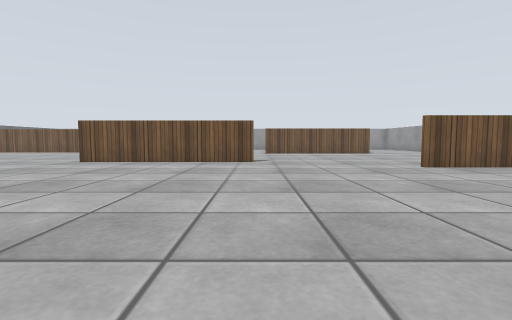
view 1 (above)

19 first-person views from a walk through a world built for the Gazebo simulator. The camera is 0.13 m above the floor, tilts 4° down and sees 85° across. The floor is counted in squares, 0.2 m on a side. Each view is taken from the middle of a square. On the plan, view 1 faces up. The plan holds only what a view shows up to about 9 squares ahead; the rest is blank. Surface patterns are stand-ins for the level's own textures.

view 2
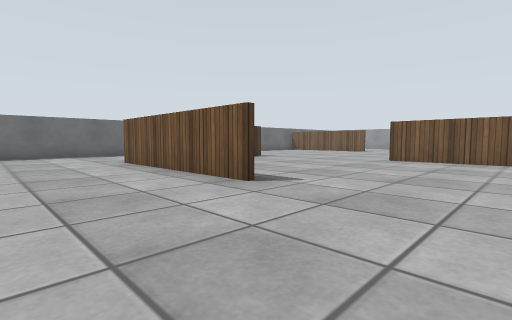

view 3
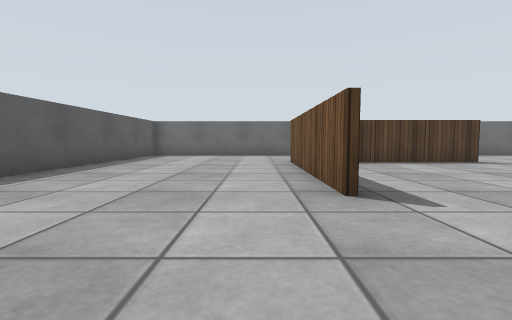

view 4
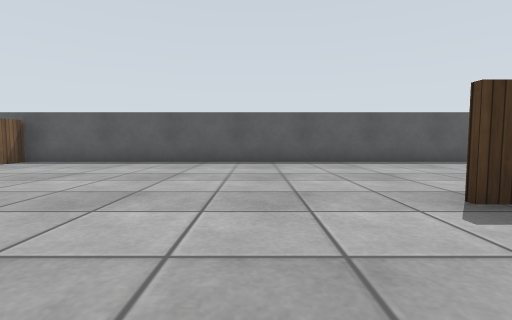

view 5
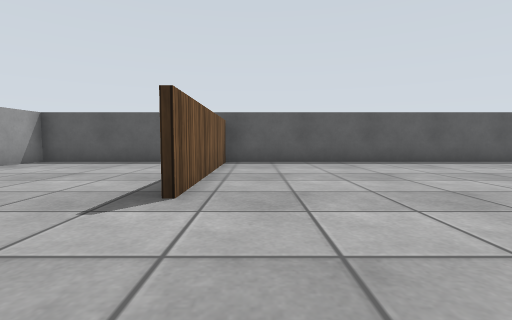

view 6
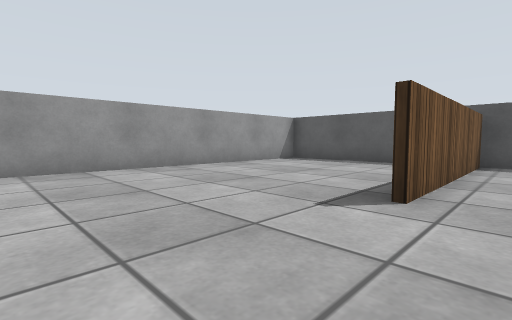

view 7
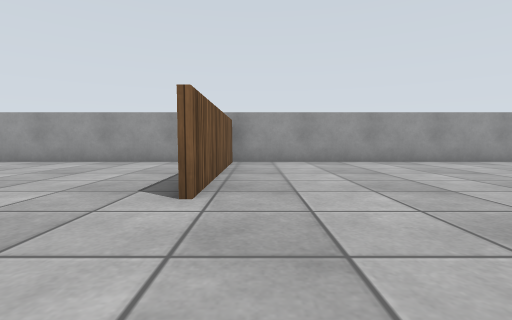

view 8
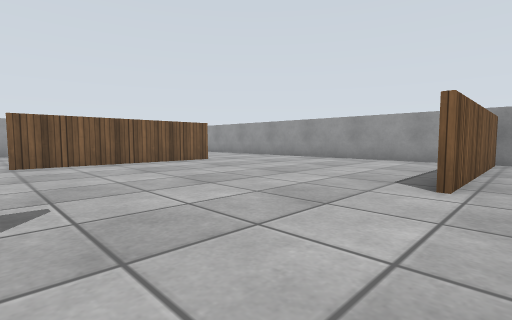

view 9
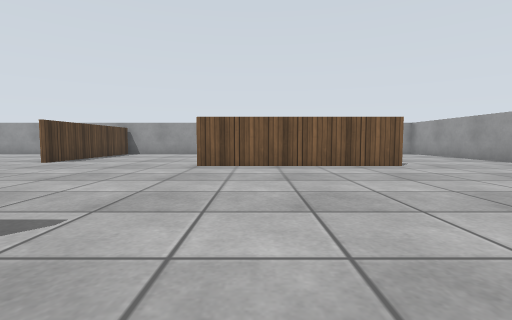

view 10
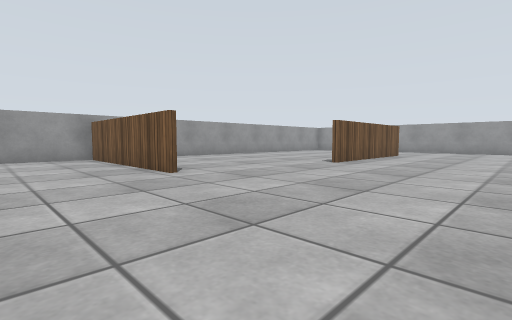

view 11
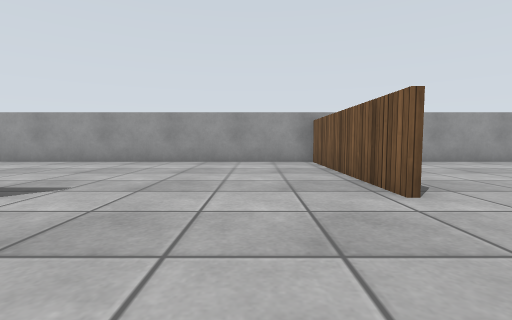

view 12
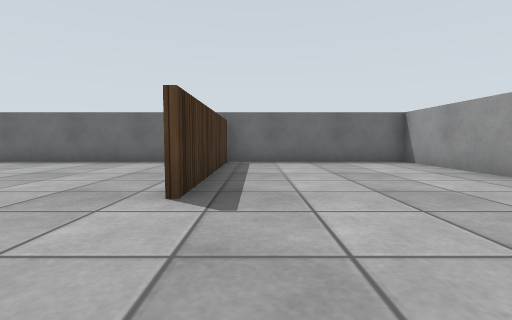

view 13
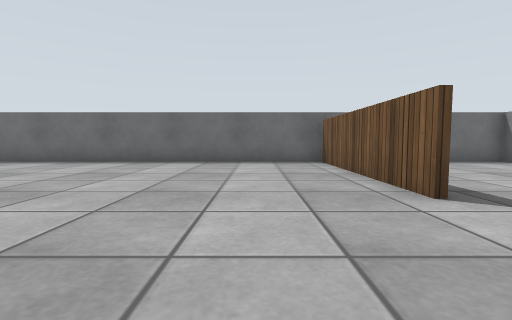

view 14
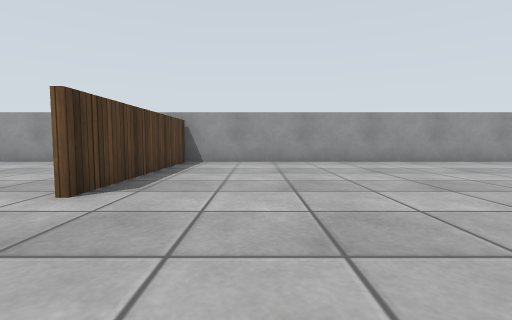

view 15
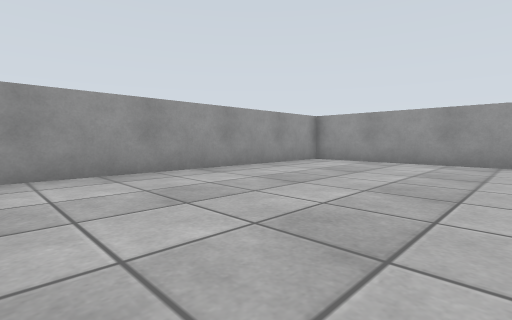

view 16
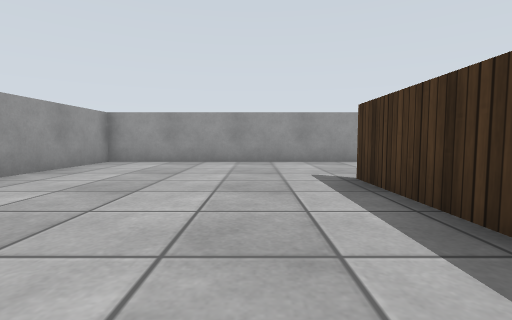

view 17
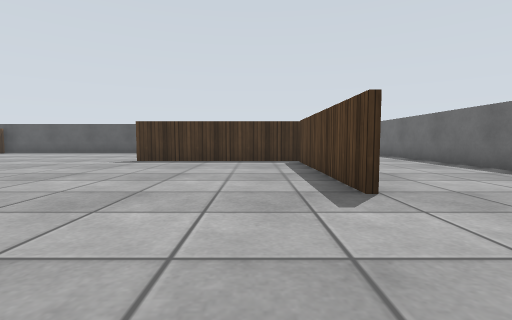

view 18
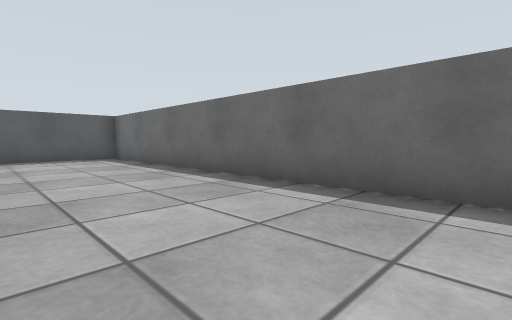

view 19
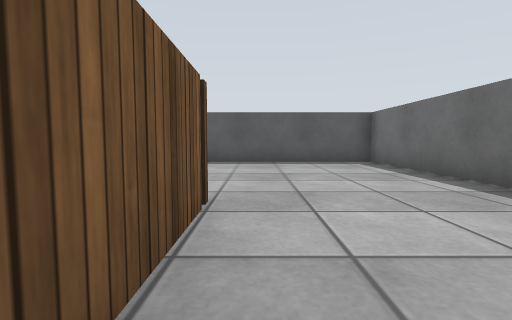

### Floor plan
Points are (right, up) in squares from view 1. A wall is a line through its corners. A room is listed if a view was taken in it or the views show most of it. See-through windows are left out.
Room 1 (views 1, 2, 3, 4, 5, 6, 7, 8, 9, 10, 11, 12, 13, 14, 15, 16, 17, 18, 19)
walls: (0, 8.4) (-5.4, 8.4); (-5.1, 2.1) (-10.5, 2.1); (-4.3, 15.1) (-4.3, 20.5); (2.8, 14.3) (5.8, 14.3); (-10.3, 7.8) (-10.3, 2.2) (-5.1, 2.2); (-9, 15) (-14.4, 15); (5.8, 14.1) (0.4, 14.1); (-10.5, 2.4) (-10.5, 4.5); (9.4, 6.7) (4, 6.7); (-4.1, 20.4) (-4.1, 15.1); (5.9, -3.5) (9.5, -3.5) (9.5, 20.5) (-14.5, 20.5) (-14.5, -3.5) (3.9, -3.5) (3.9, 2); (-14.4, 15.1) (-9, 15.1)

Where each view was taken, in squares from view 1:
view 1: 0 up, 0 right, facing up
view 2: 1 down, 2 left, facing up-left
view 3: 1 up, 2 left, facing left
view 4: 5 up, 3 left, facing down
view 5: 5 up, 3 right, facing down
view 6: 5 up, 3 right, facing down-right
view 7: 6 up, 1 right, facing right
view 8: 6 up, 0 right, facing up-right
view 9: 7 up, 2 right, facing up
view 10: 10 up, 7 left, facing up-right
view 11: 12 up, 6 left, facing up
view 12: 16 up, 6 left, facing left
view 13: 13 up, 6 left, facing left
view 14: 12 up, 2 left, facing up
view 15: 15 up, 1 right, facing up-right
view 16: 16 up, 1 right, facing right
view 17: 11 up, 9 left, facing down
view 18: 7 up, 11 left, facing down-left
view 19: 5 up, 11 left, facing down
